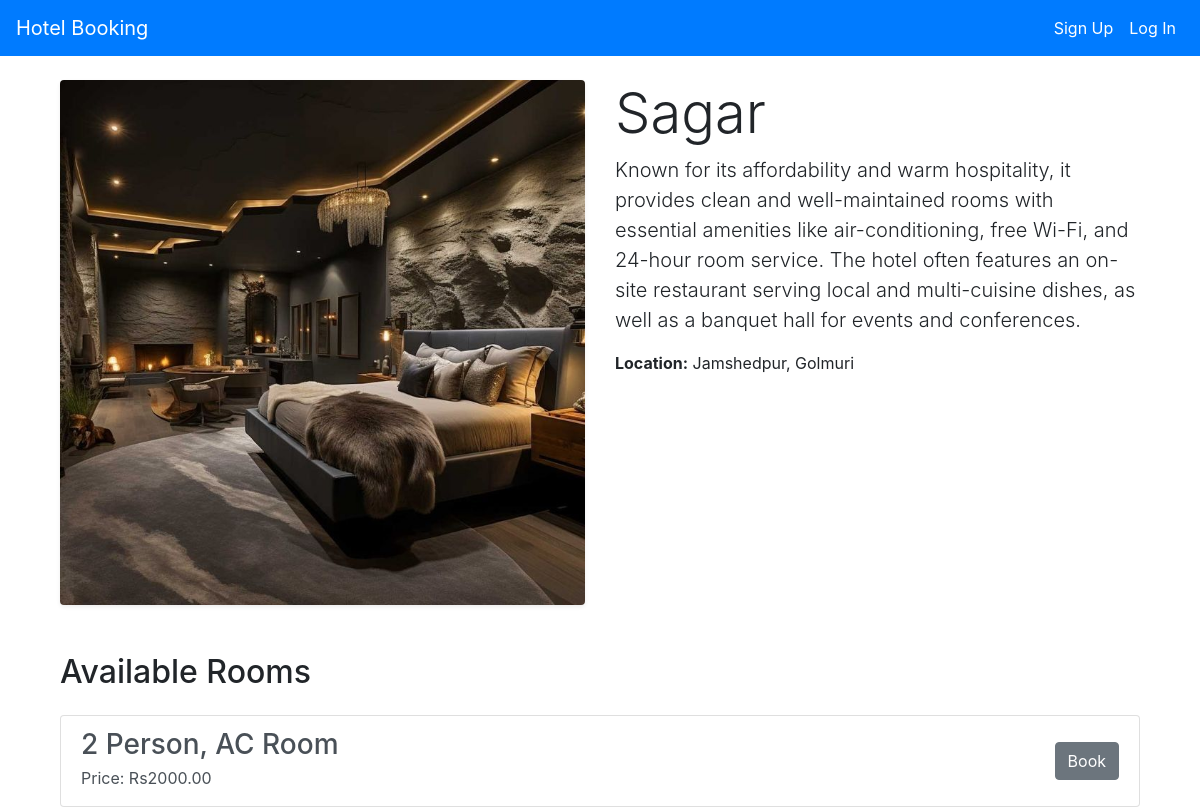
Screenshot of /hotels/1/ with the database file from the repository.
### hotels/models.py (models this page shows, shortened)
class Hotel(models.Model):
    name = models.CharField(max_length=100)
    description = models.TextField()
    location = models.CharField(max_length=200)
    image = models.ImageField(upload_to='hotel_images/', blank=True, null=True)

class Room(models.Model):
    hotel = models.ForeignKey(Hotel, on_delete=models.CASCADE, related_name='rooms')
    room_type = models.CharField(max_length=100)
    price = models.DecimalField(max_digits=10, decimal_places=2)
    availability = models.BooleanField(default=True)

### hotels/views.py (the view)
# urls.py: path('<int:pk>/', hotel_detail, name='hotel_detail'),
def hotel_detail(request, pk):
    hotel = get_object_or_404(Hotel, pk=pk)
    rooms = hotel.rooms.all()
    return render(request, 'hotel_detail.html', {'hotel': hotel, 'rooms': rooms})

### hotels/templates/hotel_detail.html (shortened to what this page needs)
{% extends 'base.html' %}
{% block content %}
<div class="container mt-4">
    <div class="row">
        <div class="col-md-6">
            <img src="{{ hotel.image.url }}" class="img-fluid rounded shadow-sm" alt="{{ hotel.name }}">
        </div>
        <div class="col-md-6">
            <h1 class="display-4">{{ hotel.name }}</h1>
            <p class="lead">{{ hotel.description }}</p>
            <p class="mb-3"><strong>Location:</strong> {{ hotel.location }}</p>
        </div>
    </div>
    <div class="row mt-5">
        <div class="col-md-12">
            <h2 class="mb-4">Available Rooms</h2>
            <div class="list-group">
                {% for room in rooms %}
                    <a href="{% url 'book_room' hotel.id room.id %}" class="list-group-item list-group-item-action d-flex justify-content-between align-items-center">
                        <div>
                            <h3 class="mb-1">{{ room.room_type }}</h3>
                            <p class="mb-1">Price: Rs{{ room.price }}</p>
                        </div>
                        <span class="btn btn-secondary">Book</span>
                    </a>
                {% empty %}
                    <div class="alert alert-info" role="alert">
                        No rooms available.
                    </div>
                {% endfor %}
            </div>
        </div>
    </div>
</div>
{% endblock %}

### hotels/templates/base.html (shortened to what this page needs)
<!DOCTYPE html>
<html lang="en">
<head>
    <link href="https://stackpath.bootstrapcdn.com/bootstrap/4.5.2/css/bootstrap.min.css" rel="stylesheet">
</head>
<body>
    <nav class="navbar navbar-expand-md navbar-custom fixed-top">
        <a class="navbar-brand" href="{% url 'hotel_list' %}">Hotel Booking</a>
        <div class="collapse navbar-collapse" id="navbarNav">
            <ul class="navbar-nav ml-auto">
                {% if request.session.username %}
                    <li class="nav-item">
                        <a class="nav-link" href="{% url 'hotel_list' %}">Home</a>
                    </li>
                    <li class="nav-item">
                        <a class="nav-link" href="{% url 'profile' %}">Profile</a>
                    </li>
                    <li class="nav-item">
                        <a class="nav-link" href="{% url 'logout' %}">Log Out</a>
                    </li>
                {% else %}
                    <li class="nav-item">
                        <a class="nav-link" href="{% url 'signup' %}">Sign Up</a>
                    </li>
                    <li class="nav-item">
                        <a class="nav-link" href="{% url 'login' %}">Log In</a>
                    </li>
                {% endif %}
            </ul>
        </div>
    </nav>
    <main class="container">
        {% block content %}
        {% endblock %}
    </main>
</body>
</html>

### hotels/templates/base.html (style rules this page uses)
body { padding-top: 56px; }
.navbar-custom { background-color: #007bff; }
.navbar-custom .navbar-brand, .navbar-custom .nav-link { color: white; }

### rows the page displays
Hotel: image (picture), name "Sagar", description "Known for its affordability and warm hospitality, it provides clean and well-maintained rooms with essential amenities like air-conditioning, free Wi-Fi, and 24-hour room service. The hotel often features an on-site restaurant serving local and multi-cuisine dishes, as well as a banquet hall for events and conferences.", location "Jamshedpur, Golmuri"
Room: room_type "2 Person, AC Room", price "2000.00"
